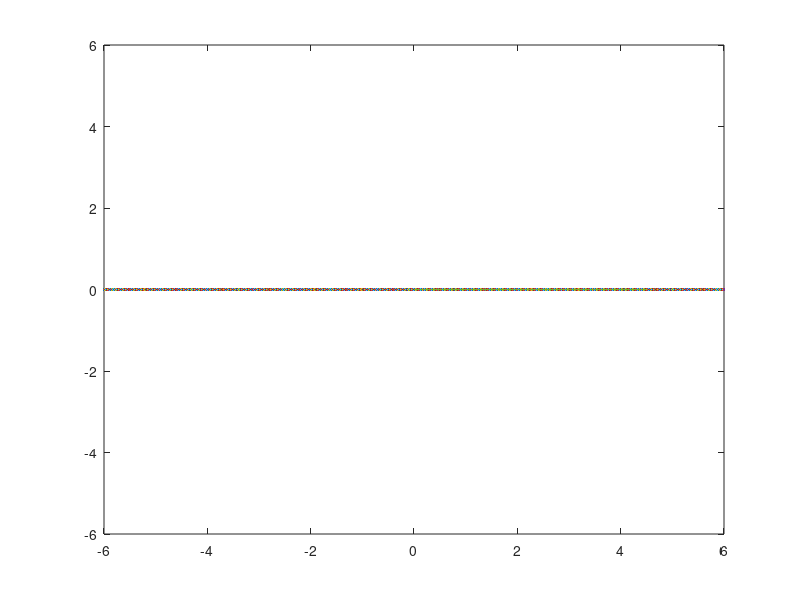

Write MATLAB code to recreate this figure. (Note: this script raises an error after producing the figure.)
% MATLAB code to perform forward kinematics and simulate the working of
% a 3 DOF robotic arm, given the joint angles.

% Initial positions of the joints of the 3 arms
x = [0 2 3.5 4.5];
y = [0 0 0 0];

% show the ground line
yy = -6 : 0.01 : 6;
plot(yy, 0);

% Draw lines in initial positions
l = line(x, y);
% Fix axes
axis([-6 6 -6 6]);

% I am assuming the reference frames' x axes along the length of
% the links for each link.

% Parameters t1, t2, t3 are the joint angles.
% t1 = input('Enter theta 1 in degrees\n');
% t2 = input('Enter theta 2 in degrees\n');
% t3 = input('Enter theta 3 in degrees\n');

% Giving input directly so we can see complete animation.
% Uncomment above lines 14 to 16 and comment out lines 22 to 24
% to take input from command window.

t1 = 60;
t2 = 120;
t3 = 150;

t1 = t1 * (pi / 180);
t2 = t2 * (pi / 180);
t3 = t3 * (pi / 180);

% angles between previous and next x axes are denoted by theta.
theta1 = t1;
theta2 = t2 - pi;
theta3 = t3 - pi;

% Product of all 3 angles will be a multiple of LCM of 3 angles
theta = theta1 * theta2 * theta3;

if theta < 0
    theta = -theta;
end

% Running a for loop to obtain animation

for i = 0 : 0.001 : theta
    
    tt1 = (i * theta1) ./ (theta);
    tt2 = (i * theta2) ./ (theta);
    tt3 = (i * theta3) ./ (theta);

    % transformation matrices

    % rotation matrices
    R1 = Rotate(tt1);
    R2 = Rotate(tt2);
    R3 = Rotate(tt3);

    % translation matrices
    % parameters are link lengths
    T2 = Translate(2);
    T3 = Translate(1.5);
    T4 = Translate(1);

    % finding second point
    
    % transformation matrix
    Y = R1 * T2;
    
    % Finding new coordinates
    Y1 = Y * [0; 0; 0; 1];
    x(2) = Y1(1);
    y(2) = Y1(2);

    % finding third point
    
    % transformation matrix
    Y = R1 * T2 * R2 * T3;
    
    % Finding new coordinates
    Y1 = Y * [0; 0; 0; 1];
    x(3) = Y1(1);
    y(3) = Y1(2);

    % finding fourth point
    
    % transformation matrix
    Y = R1 * T2 * R2 * T3 * R3 * T4;
    
    % Finding new coordinates
    Y1 = Y * [0; 0; 0; 1];
    x(4) = Y1(1);
    y(4) = Y1(2);

    % display points and lengths of arms
    % to verify that joint length does not change.
    
    % length1 = (((x(1) - x(2)) .^ 2) + ((y(1) - y(2)) .^ 2)) .^ (0.5);
    % length2 = (((x(3) - x(2)) .^ 2) + ((y(3) - y(2)) .^ 2)) .^ (0.5);
    % length3 = (((x(3) - x(4)) .^ 2) + ((y(3) - y(4)) .^ 2)) .^ (0.5);
    % disp(length1);
    % disp(length2);
    % disp(length3);
    
    % delete the line already drawn so that it is not seen when next
    % line gets drawn.
    delete(l);
    % draw line and fix axes
    l = line(x, y);
    axis([-6 6 -6 6]);
    % wait for 0.001 seconds before moving to next iteration.
    pause(0.00001);
end
